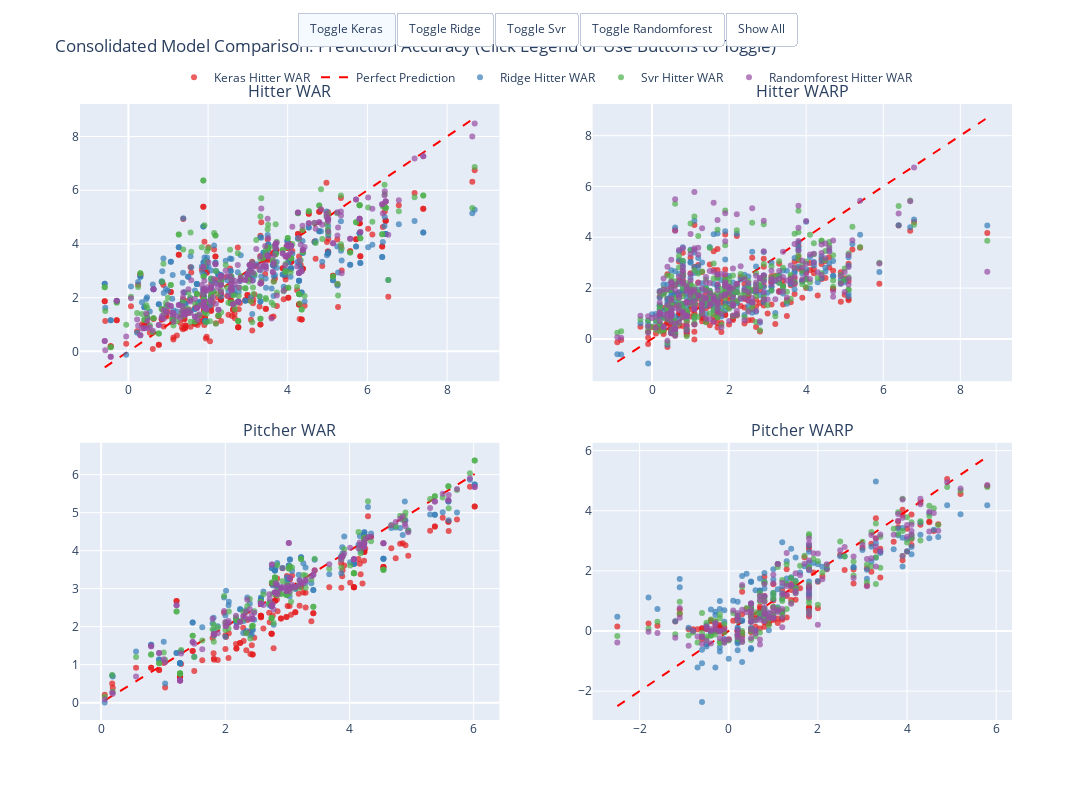
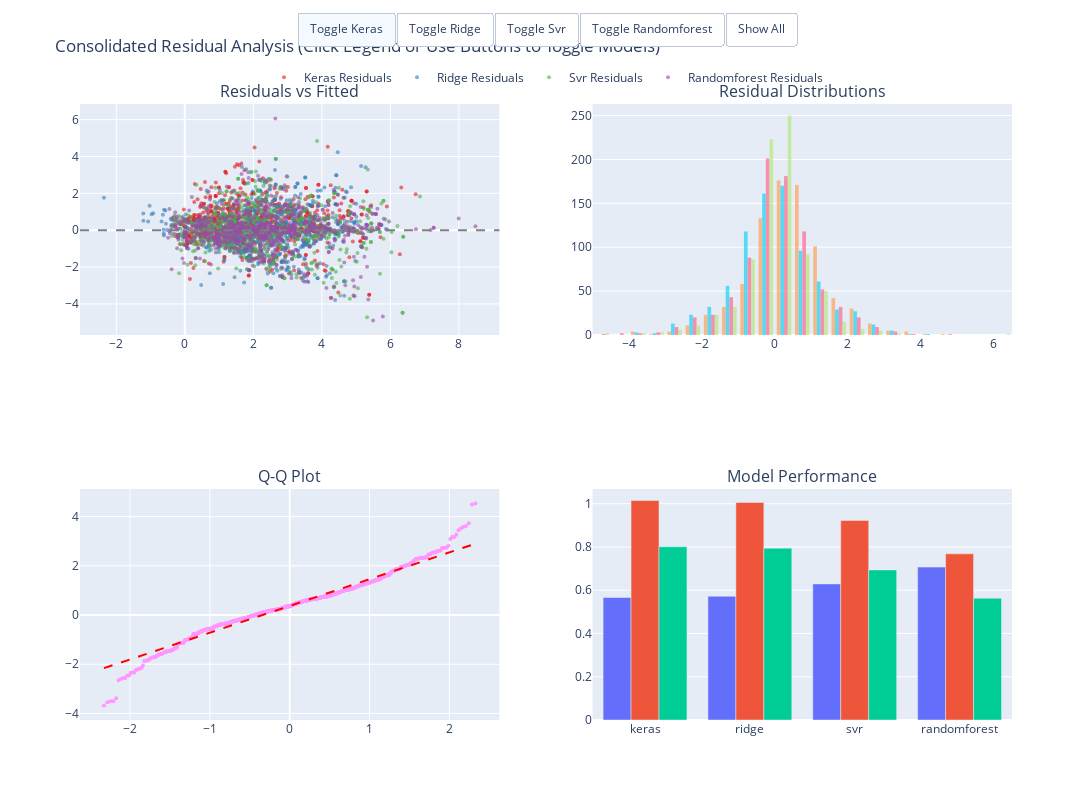

Notebook cell for these charts, in order:
### Code cell
# === COMPREHENSIVE MODEL ANALYSIS WITH ENHANCED VISUALIZATIONS ===
def analyze_model_performance_with_visualizations(model_results):
    """Comprehensive model analysis with restored visualization capabilities"""
    print("CHART COMPREHENSIVE MODEL ANALYSIS WITH ENHANCED VISUALIZATIONS")
    print("="*70)
    
    # Auto-select best models for comparison
    best_models = select_best_models_by_category(model_results)
    print(f"TARGET Selected best models: {[m.upper() for m in best_models]}")
    
    # 1. Consolidated Model Comparison
    print("\nTREND Creating consolidated model comparison plots...")
    comparison_stats = plot_consolidated_model_comparison(
        model_results, 
        model_names=best_models,
        show_residuals=True,
        show_metrics=True
    )
    
    # 2. Enhanced Quadrant Analysis
    print("\nTARGET Creating enhanced quadrant analysis with dual accuracy zones...")
    plot_quadrant_analysis_px_toggle(
        model_results,
        model_names=best_models,
        show_hitters=True,
        show_pitchers=True
    )
    
    # 3. Animated Temporal Analysis
    print("\nANIMATION Creating animated temporal analysis...")
    plot_war_warp_animated(
        model_results,
        model_names=best_models,
        show_hitters=True,
        show_pitchers=True
    )
    
    # 4. Comprehensive Residual Analysis
    print("\nSEARCH Creating comprehensive residual analysis...")
    residual_stats = plot_comprehensive_residual_analysis(
        model_results,
        model_names=best_models
    )
    
    print("\nSUCCESS COMPREHENSIVE ANALYSIS COMPLETE!")
    print("   TREND Consolidated visualizations: All models compared on unified plots")
    print("   TARGET Enhanced quadrant analysis: Dual accuracy zones with animation")
    print("   ANIMATION Temporal analysis: Year-over-year performance evolution") 
    print("   SEARCH Residual diagnostics: Comprehensive model validation")
    print("   CLICK  Interactive features: Click legends, toggle traces, animate through time")
    
    return {
        'best_models': best_models,
        'comparison_stats': comparison_stats,
        'residual_stats': residual_stats,
        'model_results': model_results
    }

# Execute comprehensive analysis (only run if model_results exists and has results)
try:
    if 'model_results' in locals() and len(model_results.results) > 0:
        comprehensive_analysis = analyze_model_performance_with_visualizations(model_results)
        print("\nSUCCESS COMPREHENSIVE ANALYSIS WITH RESTORED VISUALIZATIONS COMPLETE!")
    else:
        print("WARNING  No model results available for analysis - run model training first")
        comprehensive_analysis = None
except Exception as e:
    print(f"WARNING  Comprehensive analysis failed: {e}")
    comprehensive_analysis = None

### Figure 1 — Plotly figure (JSON) as saved in the notebook; plotly's stock layout.template omitted (floating-point values rounded to 4 significant figures; data arrays with more than 128 entries replaced by an {"elided": "..."} marker saying what was removed)
{"data": [{"hovertemplate": "<b>%{text}</b><br>Actual: %{x:.3f}<br>Predicted: %{y:.3f}<br>Model: Keras<br><extra></extra>", "legendgroup": "Keras", "marker": {"color": "rgb(228,26,28)", "opacity": 0.7, "size": 6}, "mode": "markers", "name": "Keras Hitter WAR", "showlegend": true, "text": {"elided": "262 str values"}, "type": "scatter", "x": {"elided": "262 float values"}, "xaxis": "x", "y": {"elided": "262 float values"}, "yaxis": "y"}, {"legendgroup": "Perfect Prediction", "line": {"color": "red", "dash": "dash", "width": 2}, "mode": "lines", "name": "Perfect Prediction", "showlegend": true, "type": "scatter", "x": [-0.5952, 8.694], "xaxis": "x", "y": [-0.5952, 8.694], "yaxis": "y"}, {"hovertemplate": "<b>%{text}</b><br>Actual: %{x:.3f}<br>Predicted: %{y:.3f}<br>Model: Ridge<br><extra></extra>", "legendgroup": "Ridge", "marker": {"color": "rgb(55,126,184)", "opacity": 0.7, "size": 6}, "mode": "markers", "name": "Ridge Hitter WAR", "showlegend": true, "text": {"elided": "262 str values"}, "type": "scatter", "x": {"elided": "262 float values"}, "xaxis": "x", "y": {"elided": "262 float values"}, "yaxis": "y"}, {"hovertemplate": "<b>%{text}</b><br>Actual: %{x:.3f}<br>Predicted: %{y:.3f}<br>Model: Svr<br><extra></extra>", "legendgroup": "Svr", "marker": {"color": "rgb(77,175,74)", "opacity": 0.7, "size": 6}, "mode": "markers", "name": "Svr Hitter WAR", "showlegend": true, "text": {"elided": "262 str values"}, "type": "scatter", "x": {"elided": "262 float values"}, "xaxis": "x", "y": {"elided": "262 float values"}, "yaxis": "y"}, {"hovertemplate": "<b>%{text}</b><br>Actual: %{x:.3f}<br>Predicted: %{y:.3f}<br>Model: Randomforest<br><extra></extra>", "legendgroup": "Randomforest", "marker": {"color": "rgb(152,78,163)", "opacity": 0.7, "size": 6}, "mode": "markers", "name": "Randomforest Hitter WAR", "showlegend": true, "text": {"elided": "262 str values"}, "type": "scatter", "x": {"elided": "262 float values"}, "xaxis": "x", "y": {"elided": "262 float values"}, "yaxis": "y"}, {"hovertemplate": "<b>%{text}</b><br>Actual: %{x:.3f}<br>Predicted: %{y:.3f}<br>Model: Keras<br><extra></extra>", "legendgroup": "Keras", "marker": {"color": "rgb(228,26,28)", "opacity": 0.7, "size": 6}, "mode": "markers", "name": "Keras Hitter WARP", "showlegend": false, "text": {"elided": "262 str values"}, "type": "scatter", "x": {"elided": "262 float values"}, "xaxis": "x2", "y": {"elided": "262 float values"}, "yaxis": "y2"}, {"legendgroup": "Perfect Prediction", "line": {"color": "red", "dash": "dash", "width": 2}, "mode": "lines", "name": "Perfect Prediction", "showlegend": false, "type": "scatter", "x": [-0.9, 8.7], "xaxis": "x2", "y": [-0.9, 8.7], "yaxis": "y2"}, {"hovertemplate": "<b>%{text}</b><br>Actual: %{x:.3f}<br>Predicted: %{y:.3f}<br>Model: Ridge<br><extra></extra>", "legendgroup": "Ridge", "marker": {"color": "rgb(55,126,184)", "opacity": 0.7, "size": 6}, "mode": "markers", "name": "Ridge Hitter WARP", "showlegend": false, "text": {"elided": "262 str values"}, "type": "scatter", "x": {"elided": "262 float values"}, "xaxis": "x2", "y": {"elided": "262 float values"}, "yaxis": "y2"}, {"hovertemplate": "<b>%{text}</b><br>Actual: %{x:.3f}<br>Predicted: %{y:.3f}<br>Model: Svr<br><extra></extra>", "legendgroup": "Svr", "marker": {"color": "rgb(77,175,74)", "opacity": 0.7, "size": 6}, "mode": "markers", "name": "Svr Hitter WARP", "showlegend": false, "text": {"elided": "262 str values"}, "type": "scatter", "x": {"elided": "262 float values"}, "xaxis": "x2", "y": {"elided": "262 float values"}, "yaxis": "y2"}, {"hovertemplate": "<b>%{text}</b><br>Actual: %{x:.3f}<br>Predicted: %{y:.3f}<br>Model: Randomforest<br><extra></extra>", "legendgroup": "Randomforest", "marker": {"color": "rgb(152,78,163)", "opacity": 0.7, "size": 6}, "mode": "markers", "name": "Randomforest Hitter WARP", "showlegend": false, "text": {"elided": "262 str values"}, "type": "scatter", "x": {"elided": "262 float values"}, "xaxis": "x2", "y": {"elided": "262 float values"}, "yaxis": "y2"}, {"hovertemplate": "<b>%{text}</b><br>Actual: %{x:.3f}<br>Predicted: %{y:.3f}<br>Model: Keras<br><extra></extra>", "legendgroup": "Keras", "marker": {"color": "rgb(228,26,28)", "opacity": 0.7, "size": 6}, "mode": "markers", "name": "Keras Pitcher WAR", "showlegend": false, "text": {"elided": "143 str values"}, "type": "scatter", "x": {"elided": "143 float values"}, "xaxis": "x3", "y": {"elided": "143 float values"}, "yaxis": "y3"}, {"legendgroup": "Perfect Prediction", "line": {"color": "red", "dash": "dash", "width": 2}, "mode": "lines", "name": "Perfect Prediction", "showlegend": false, "type": "scatter", "x": [0.05807, 6.016], "xaxis": "x3", "y": [0.05807, 6.016], "yaxis": "y3"}, {"hovertemplate": "<b>%{text}</b><br>Actual: %{x:.3f}<br>Predicted: %{y:.3f}<br>Model: Ridge<br><extra></extra>", "legendgroup": "Ridge", "marker": {"color": "rgb(55,126,184)", "opacity": 0.7, "size": 6}, "mode": "markers", "name": "Ridge Pitcher WAR", "showlegend": false, "text": {"elided": "143 str values"}, "type": "scatter", "x": {"elided": "143 float values"}, "xaxis": "x3", "y": {"elided": "143 float values"}, "yaxis": "y3"}, {"hovertemplate": "<b>%{text}</b><br>Actual: %{x:.3f}<br>Predicted: %{y:.3f}<br>Model: Svr<br><extra></extra>", "legendgroup": "Svr", "marker": {"color": "rgb(77,175,74)", "opacity": 0.7, "size": 6}, "mode": "markers", "name": "Svr Pitcher WAR", "showlegend": false, "text": {"elided": "143 str values"}, "type": "scatter", "x": {"elided": "143 float values"}, "xaxis": "x3", "y": {"elided": "143 float values"}, "yaxis": "y3"}, {"hovertemplate": "<b>%{text}</b><br>Actual: %{x:.3f}<br>Predicted: %{y:.3f}<br>Model: Randomforest<br><extra></extra>", "legendgroup": "Randomforest", "marker": {"color": "rgb(152,78,163)", "opacity": 0.7, "size": 6}, "mode": "markers", "name": "Randomforest Pitcher WAR", "showlegend": false, "text": {"elided": "143 str values"}, "type": "scatter", "x": {"elided": "143 float values"}, "xaxis": "x3", "y": {"elided": "143 float values"}, "yaxis": "y3"}, {"hovertemplate": "<b>%{text}</b><br>Actual: %{x:.3f}<br>Predicted: %{y:.3f}<br>Model: Keras<br><extra></extra>", "legendgroup": "Keras", "marker": {"color": "rgb(228,26,28)", "opacity": 0.7, "size": 6}, "mode": "markers", "name": "Keras Pitcher WARP", "showlegend": false, "text": {"elided": "143 str values"}, "type": "scatter", "x": {"elided": "143 float values"}, "xaxis": "x4", "y": {"elided": "143 float values"}, "yaxis": "y4"}, {"legendgroup": "Perfect Prediction", "line": {"color": "red", "dash": "dash", "width": 2}, "mode": "lines", "name": "Perfect Prediction", "showlegend": false, "type": "scatter", "x": [-2.5, 5.8], "xaxis": "x4", "y": [-2.5, 5.8], "yaxis": "y4"}, {"hovertemplate": "<b>%{text}</b><br>Actual: %{x:.3f}<br>Predicted: %{y:.3f}<br>Model: Ridge<br><extra></extra>", "legendgroup": "Ridge", "marker": {"color": "rgb(55,126,184)", "opacity": 0.7, "size": 6}, "mode": "markers", "name": "Ridge Pitcher WARP", "showlegend": false, "text": {"elided": "143 str values"}, "type": "scatter", "x": {"elided": "143 float values"}, "xaxis": "x4", "y": {"elided": "143 float values"}, "yaxis": "y4"}, {"hovertemplate": "<b>%{text}</b><br>Actual: %{x:.3f}<br>Predicted: %{y:.3f}<br>Model: Svr<br><extra></extra>", "legendgroup": "Svr", "marker": {"color": "rgb(77,175,74)", "opacity": 0.7, "size": 6}, "mode": "markers", "name": "Svr Pitcher WARP", "showlegend": false, "text": {"elided": "143 str values"}, "type": "scatter", "x": {"elided": "143 float values"}, "xaxis": "x4", "y": {"elided": "143 float values"}, "yaxis": "y4"}, {"hovertemplate": "<b>%{text}</b><br>Actual: %{x:.3f}<br>Predicted: %{y:.3f}<br>Model: Randomforest<br><extra></extra>", "legendgroup": "Randomforest", "marker": {"color": "rgb(152,78,163)", "opacity": 0.7, "size": 6}, "mode": "markers", "name": "Randomforest Pitcher WARP", "showlegend": false, "text": {"elided": "143 str values"}, "type": "scatter", "x": {"elided": "143 float values"}, "xaxis": "x4", "y": {"elided": "143 float values"}, "yaxis": "y4"}], "layout": {"annotations": [{"font": {"size": 16}, "showarrow": false, "text": "Hitter WAR", "x": 0.225, "xanchor": "center", "xref": "paper", "y": 1, "yanchor": "bottom", "yref": "paper"}, {"font": {"size": 16}, "showarrow": false, "text": "Hitter WARP", "x": 0.775, "xanchor": "center", "xref": "paper", "y": 1, "yanchor": "bottom", "yref": "paper"}, {"font": {"size": 16}, "showarrow": false, "text": "Pitcher WAR", "x": 0.225, "xanchor": "center", "xref": "paper", "y": 0.45, "yanchor": "bottom", "yref": "paper"}, {"font": {"size": 16}, "showarrow": false, "text": "Pitcher WARP", "x": 0.775, "xanchor": "center", "xref": "paper", "y": 0.45, "yanchor": "bottom", "yref": "paper"}], "height": 800, "legend": {"orientation": "h", "x": 0.5, "xanchor": "center", "y": 1.02, "yanchor": "bottom"}, "title": {"text": "Consolidated Model Comparison: Prediction Accuracy (Click Legend or Use Buttons to Toggle)"}, "updatemenus": [{"buttons": [{"args": [{"visible": "toggle"}, [0, 5, 10, 15]], "label": "Toggle Keras", "method": "restyle"}, {"args": [{"visible": "toggle"}, [2, 7, 12, 17]], "label": "Toggle Ridge", "method": "restyle"}, {"args": [{"visible": "toggle"}, [3, 8, 13, 18]], "label": "Toggle Svr", "method": "restyle"}, {"args": [{"visible": "toggle"}, [4, 9, 14, 19]], "label": "Toggle Randomforest", "method": "restyle"}, {"args": [{"visible": true}, [0, 1, 2, 3, 4, 5, 6, 7, 8, 9, 10, 11, 12, 13, 14, 15, 16, 17, 18, 19]], "label": "Show All", "method": "restyle"}], "direction": "right", "type": "buttons", "x": 0.5, "xanchor": "center", "y": 1.15, "yanchor": "top"}], "width": 1200, "xaxis": {"anchor": "y", "domain": [0, 0.45]}, "xaxis2": {"anchor": "y2", "domain": [0.55, 1]}, "xaxis3": {"anchor": "y3", "domain": [0, 0.45]}, "xaxis4": {"anchor": "y4", "domain": [0.55, 1]}, "yaxis": {"anchor": "x", "domain": [0.55, 1]}, "yaxis2": {"anchor": "x2", "domain": [0.55, 1]}, "yaxis3": {"anchor": "x3", "domain": [0, 0.45]}, "yaxis4": {"anchor": "x4", "domain": [0, 0.45]}}}

### Figure 2 — Plotly figure (JSON) as saved in the notebook; plotly's stock layout.template omitted (floating-point values rounded to 4 significant figures; data arrays with more than 128 entries replaced by an {"elided": "..."} marker saying what was removed)
{"data": [{"legendgroup": "Keras", "marker": {"color": "rgb(228,26,28)", "opacity": 0.6, "size": 4}, "mode": "markers", "name": "Keras Residuals", "showlegend": true, "type": "scatter", "x": {"elided": "810 float values"}, "xaxis": "x", "y": {"elided": "810 float values"}, "yaxis": "y"}, {"legendgroup": "Ridge", "marker": {"color": "rgb(55,126,184)", "opacity": 0.6, "size": 4}, "mode": "markers", "name": "Ridge Residuals", "showlegend": true, "type": "scatter", "x": {"elided": "810 float values"}, "xaxis": "x", "y": {"elided": "810 float values"}, "yaxis": "y"}, {"legendgroup": "Svr", "marker": {"color": "rgb(77,175,74)", "opacity": 0.6, "size": 4}, "mode": "markers", "name": "Svr Residuals", "showlegend": true, "type": "scatter", "x": {"elided": "810 float values"}, "xaxis": "x", "y": {"elided": "810 float values"}, "yaxis": "y"}, {"legendgroup": "Randomforest", "marker": {"color": "rgb(152,78,163)", "opacity": 0.6, "size": 4}, "mode": "markers", "name": "Randomforest Residuals", "showlegend": true, "type": "scatter", "x": {"elided": "810 float values"}, "xaxis": "x", "y": {"elided": "810 float values"}, "yaxis": "y"}, {"legendgroup": "Keras", "name": "Keras Distribution", "nbinsx": 30, "opacity": 0.7, "showlegend": false, "type": "histogram", "x": {"elided": "810 float values"}, "xaxis": "x2", "yaxis": "y2"}, {"legendgroup": "Ridge", "name": "Ridge Distribution", "nbinsx": 30, "opacity": 0.7, "showlegend": false, "type": "histogram", "x": {"elided": "810 float values"}, "xaxis": "x2", "yaxis": "y2"}, {"legendgroup": "Svr", "name": "Svr Distribution", "nbinsx": 30, "opacity": 0.7, "showlegend": false, "type": "histogram", "x": {"elided": "810 float values"}, "xaxis": "x2", "yaxis": "y2"}, {"legendgroup": "Randomforest", "name": "Randomforest Distribution", "nbinsx": 30, "opacity": 0.7, "showlegend": false, "type": "histogram", "x": {"elided": "810 float values"}, "xaxis": "x2", "yaxis": "y2"}, {"legendgroup": "Keras", "marker": {"size": 4}, "mode": "markers", "name": "Keras Q-Q", "showlegend": false, "type": "scatter", "x": {"elided": "810 float values"}, "xaxis": "x3", "y": {"elided": "810 float values"}, "yaxis": "y3"}, {"legendgroup": "Normal Line", "line": {"color": "red", "dash": "dash"}, "mode": "lines", "name": "Normal Line", "showlegend": false, "type": "scatter", "x": [-2.326, 2.326], "xaxis": "x3", "y": [-2.159, 2.898], "yaxis": "y3"}, {"legendgroup": "R^2", "name": "R^2", "showlegend": false, "type": "bar", "x": ["keras", "ridge", "svr", "randomforest"], "xaxis": "x4", "y": [0.5663, 0.572, 0.6292, 0.7069], "yaxis": "y4"}, {"legendgroup": "RMSE", "name": "RMSE", "showlegend": false, "type": "bar", "x": ["keras", "ridge", "svr", "randomforest"], "xaxis": "x4", "y": [1.015, 1.006, 0.9228, 0.7681], "yaxis": "y4"}, {"legendgroup": "MAE", "name": "MAE", "showlegend": false, "type": "bar", "x": ["keras", "ridge", "svr", "randomforest"], "xaxis": "x4", "y": [0.8009, 0.7946, 0.6938, 0.5631], "yaxis": "y4"}], "layout": {"annotations": [{"font": {"size": 16}, "showarrow": false, "text": "Residuals vs Fitted", "x": 0.225, "xanchor": "center", "xref": "paper", "y": 1, "yanchor": "bottom", "yref": "paper"}, {"font": {"size": 16}, "showarrow": false, "text": "Residual Distributions", "x": 0.775, "xanchor": "center", "xref": "paper", "y": 1, "yanchor": "bottom", "yref": "paper"}, {"font": {"size": 16}, "showarrow": false, "text": "Q-Q Plot", "x": 0.225, "xanchor": "center", "xref": "paper", "y": 0.375, "yanchor": "bottom", "yref": "paper"}, {"font": {"size": 16}, "showarrow": false, "text": "Model Performance", "x": 0.775, "xanchor": "center", "xref": "paper", "y": 0.375, "yanchor": "bottom", "yref": "paper"}], "height": 800, "legend": {"orientation": "h", "x": 0.5, "xanchor": "center", "y": 1.02, "yanchor": "bottom"}, "shapes": [{"line": {"color": "gray", "dash": "dash"}, "type": "line", "x0": 0, "x1": 1, "xref": "x domain", "y0": 0, "y1": 0, "yref": "y"}], "title": {"text": "Consolidated Residual Analysis (Click Legend or Use Buttons to Toggle Models)"}, "updatemenus": [{"buttons": [{"args": [{"visible": "toggle"}, [0, 4, 8]], "label": "Toggle Keras", "method": "restyle"}, {"args": [{"visible": "toggle"}, [1, 5]], "label": "Toggle Ridge", "method": "restyle"}, {"args": [{"visible": "toggle"}, [2, 6]], "label": "Toggle Svr", "method": "restyle"}, {"args": [{"visible": "toggle"}, [3, 7]], "label": "Toggle Randomforest", "method": "restyle"}, {"args": [{"visible": true}, [0, 1, 2, 3, 4, 5, 6, 7, 8, 9, 10, 11, 12]], "label": "Show All", "method": "restyle"}], "direction": "right", "type": "buttons", "x": 0.5, "xanchor": "center", "y": 1.15, "yanchor": "top"}], "width": 1200, "xaxis": {"anchor": "y", "domain": [0, 0.45]}, "xaxis2": {"anchor": "y2", "domain": [0.55, 1]}, "xaxis3": {"anchor": "y3", "domain": [0, 0.45]}, "xaxis4": {"anchor": "y4", "domain": [0.55, 1]}, "yaxis": {"anchor": "x", "domain": [0.625, 1]}, "yaxis2": {"anchor": "x2", "domain": [0.625, 1]}, "yaxis3": {"anchor": "x3", "domain": [0, 0.375]}, "yaxis4": {"anchor": "x4", "domain": [0, 0.375]}}}
